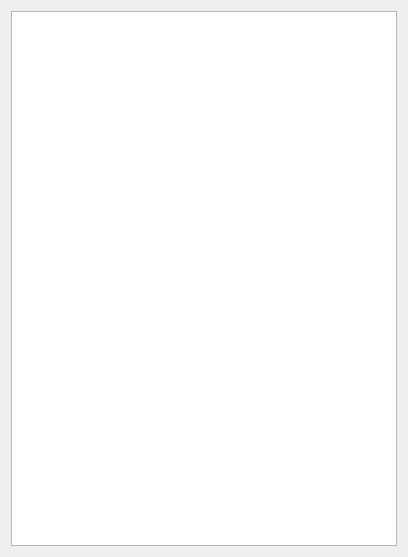
<?xml version="1.0" encoding="UTF-8"?>
<ui version="4.0">
 <class>ProjectHierarchyViewer</class>
 <widget class="QWidget" name="ProjectHierarchyViewer">
  <property name="geometry">
   <rect>
    <x>0</x>
    <y>0</y>
    <width>408</width>
    <height>557</height>
   </rect>
  </property>
  <property name="windowTitle">
   <string>Form</string>
  </property>
  <layout class="QVBoxLayout" name="verticalLayout">
   <item>
    <widget class="QTreeView" name="treeView">
     <property name="acceptDrops">
      <bool>true</bool>
     </property>
     <property name="dragEnabled">
      <bool>true</bool>
     </property>
     <property name="dragDropMode">
      <enum>QAbstractItemView::InternalMove</enum>
     </property>
     <property name="defaultDropAction">
      <enum>Qt::MoveAction</enum>
     </property>
    </widget>
   </item>
  </layout>
 </widget>
 <resources/>
 <connections/>
</ui>
